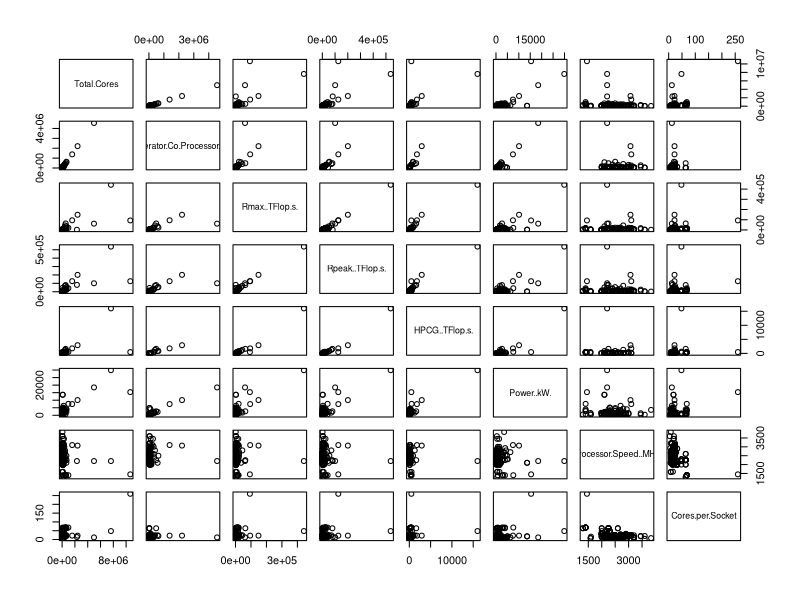
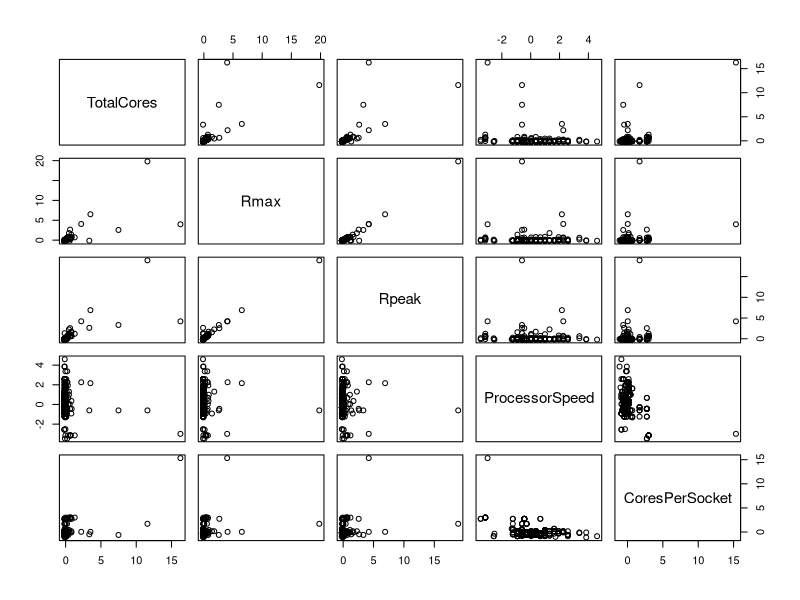
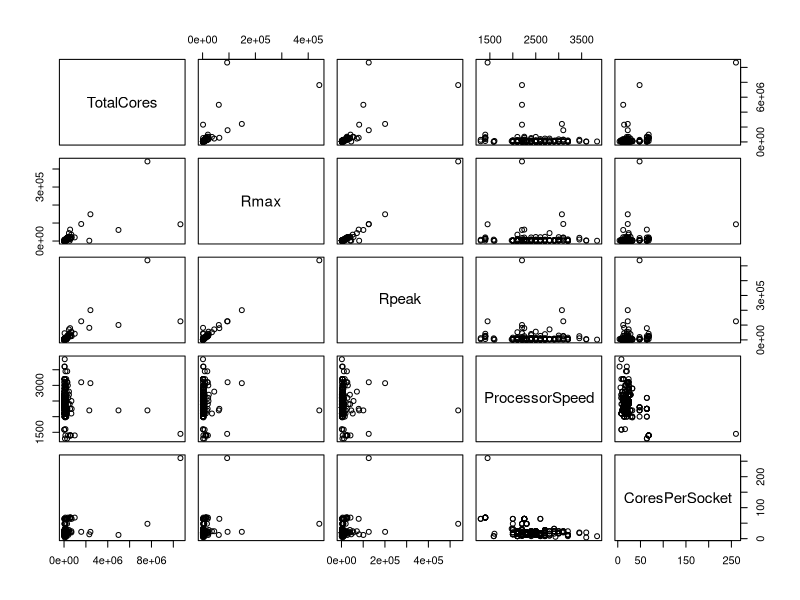
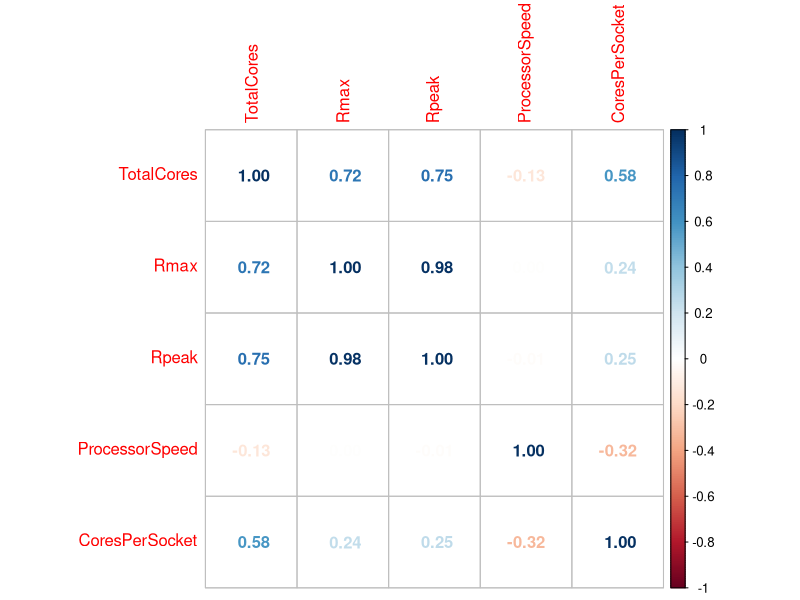
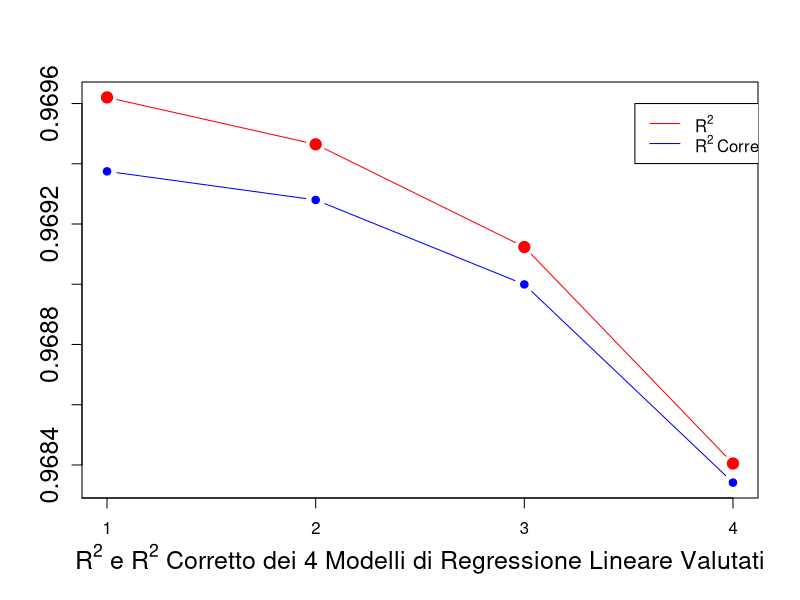
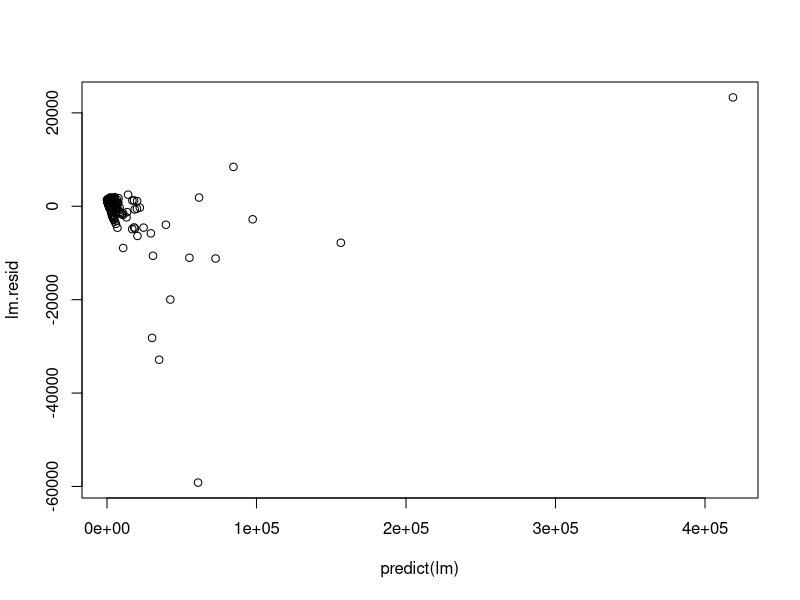
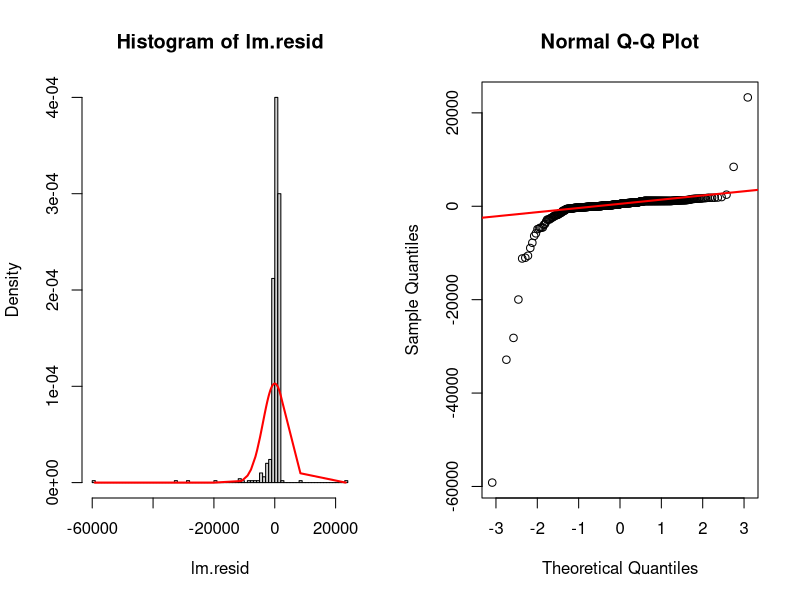
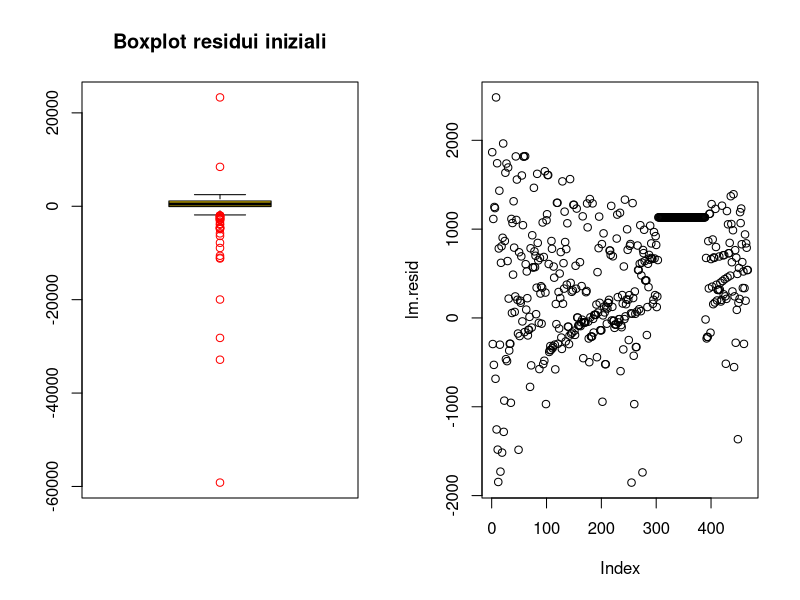

These charts were generated, in order, by the following R code:
# pulizia RStudio
cat("\014")
rm(list = ls())

# importazione librerie da utilizzare
library(corrplot)

# caricamento dei dati dal file csv
data = read.csv('data.csv', header = TRUE, sep = ";")

# rimozione colonne non utilizzate
data$Rank <- NULL
data$Previous.Rank <- NULL
data$First.Appearance <- NULL
data$First.Rank <- NULL
data$Name <- NULL
data$Computer <- NULL
data$Site <- NULL
data$Manufacturer <- NULL
data$Country <- NULL
data$Year <- NULL
data$Segment <- NULL
data$Nmax <- NULL
data$Nhalf <- NULL
data$Power.Source <- NULL
data$Power.Efficiency..GFlops.Watts. <- NULL
data$Architecture <- NULL
data$Processor <- NULL
data$Processor.Technology <- NULL
data$Operating.System <- NULL
data$OS.Family <- NULL
data$Accelerator.Co.Processor <- NULL
data$Processor.Generation <- NULL
data$System.Model <- NULL
data$System.Family <- NULL
data$Interconnect.Family <- NULL
data$Interconnect <- NULL
data$Continent <- NULL
data$Site.ID <- NULL
data$System.ID <- NULL

# stampa sommario struttura iniziale: prime osservazioni
summary(data)
str(data)
plot(data)

# controllo delle colonne per valori mancanti
sum(is.na(data$Total.Cores))
sum(is.na(data$Accelerator.Co.Processor.Cores))
sum(is.na(data$Rmax..TFlop.s.))
sum(is.na(data$Rpeak..TFlop.s.))
sum(is.na(data$HPCG..TFlop.s.))
sum(is.na(data$Power..kW.))
sum(is.na(data$Processor.Speed..MHz.))
sum(is.na(data$Cores.per.Socket))

# notiamo che ci sono un numero non indifferente di NA in alcune colonne,
# eliminiamo tali colonne
data$Accelerator.Co.Processor.Cores <- NULL
data$HPCG..TFlop.s. <- NULL
data$Power..kW. <- NULL

# assegniamo nomi più leggibili alle colonne della tabella
colnames(data) <- c("TotalCores", "Rmax", "Rpeak", "ProcessorSpeed", "CoresPerSocket")

# standardizzazione tabella
st_data = data.frame(scale(data))

# visualizzazione tabella standardizzata
# la standardizzazione non varia il grafico di dispersione
# e non è stata quindi considerata nel seguito dell'analisi
plot(st_data)

# nuova stampa dei dati prima di iniziare l'analisi
summary(data)
str(data)
head(data)
plot(data)
corrplot(cor(data), method = "number")

# costruzione modello di regressione lineare
r = matrix(ncol = 2, nrow = 4)

lm.1<-lm(Rmax~Rpeak+TotalCores+CoresPerSocket+ProcessorSpeed, data = data)
summary(lm.1)
r[1,]= c(summary(lm.1)$r.squared, summary(lm.1)$adj.r.squared)

lm.2<-lm(Rmax~Rpeak+TotalCores+CoresPerSocket, data = data)
summary(lm.2)
r[2,]= c(summary(lm.2)$r.squared, summary(lm.2)$adj.r.squared)

lm.3<-lm(Rmax~Rpeak+TotalCores, data = data)
summary(lm.3)
r[3,]= c(summary(lm.3)$r.squared, summary(lm.3)$adj.r.squared)

lm.4<-lm(Rmax~Rpeak, data = data)
summary(lm.4)
r[4,]= c(summary(lm.4)$r.squared, summary(lm.4)$adj.r.squared)

# traccio il grafico di comparazione degli R^2 e R^2 corretti
ymin = min(r)
ymax = max(r)
r_squared <- expression(R^2)
r_squared_adj <- expression(R^2 ~ Corretto)
xl <- expression(R^2 ~ e ~ R^2 ~ Corretto ~ dei ~ 4 ~ Modelli ~ di ~ Regressione ~ Lineare ~ Valutati)
plot(r[,1], pch = 19, type = "b", col = "red", xaxt="n", ylab = "", ylim = c(ymin,ymax), xlab = xl, cex = 1.5, cex.axis = 1.5, cex.lab = 1.5)
axis(1 , at = 0:4, labels = 0:4)
lines(r[,2], pch = 19, type = "b", col = "blue")
legend(3.53, 0.9696, legend=c(r_squared, r_squared_adj), col=c("red", "blue"), lty=1:1)

# modello di regressione lineare
lm = lm.3
summary(lm)

# analisi dei residui del modello di regressione lineare
lm.resid = residuals(lm)
plot(predict(lm), lm.resid)
par(mfrow=c(1, 2))
hist(lm.resid, 100, freq = FALSE)
lines(sort(lm.resid), dnorm(sort(lm.resid), mean(lm.resid), sd(lm.resid)), col="red", lwd=2)
qqnorm(lm.resid)
qqline(lm.resid, col="red", lwd=2)
skewness = mean(((lm.resid - mean(lm.resid)) / sd(lm.resid))^3)
skewness
kurtosi = mean(((lm.resid - mean(lm.resid)) / sd(lm.resid))^4) - 3
kurtosi
shapiro.test(lm.resid)

# approfondimento analisi dei residui: calcolo della correlazione tra i
# fattori di ingresso e tra i fattori di ingresso e i residui
cor(data$Rpeak, data$TotalCores)
cor(data$Rpeak, lm.resid)
cor(data$TotalCores, lm.resid)

# approfondimento analisi dei residui: valutazione modello di regressione
# lineare con tutti i fattori
lm.1.resid = residuals(lm.1)
shapiro.test(lm.1.resid)

# approfondimento analisi dei residui: valutazione modello di regressione
# lineare semplice
lm.4.resid = residuals(lm.4)
shapiro.test(lm.4.resid)

# approfondimento analisi dei residui: rimozione residui relativi agli outliers
boxplot(lm.resid, main="Boxplot residui iniziali", col=(c("gold","darkgreen")), outcol="red")
Residuals_outliers <- boxplot(lm.resid, plot=FALSE)$out
Residuals_outliers <- rev(sort(Residuals_outliers))
Residuals_outliers
lm.resid<-lm.resid[-which(lm.resid %in% Residuals_outliers[1:length(Residuals_outliers)])]

# plot residui: non ho usato predict(lm) dato che avendo eliminato alcuni dei
# residui ora ho dimensioni differenti
plot(lm.resid)

# visualizziamo nuovamente i grafici relativi ai residui per vedere se la loro
# distribuzione sia migliorata o meno
par(mfrow=c(1, 2))
hist(lm.resid, 100, freq = FALSE)
lines(sort(lm.resid), dnorm(sort(lm.resid), mean(lm.resid), sd(lm.resid)), col="red", lwd=2)
qqnorm(lm.resid)
qqline(lm.resid, col="red", lwd=2)
skewness = mean(((lm.resid - mean(lm.resid)) / sd(lm.resid))^3)
skewness
kurtosi = mean(((lm.resid - mean(lm.resid)) / sd(lm.resid))^4) - 3
kurtosi
shapiro.test(lm.resid)

# approfondimento analisi dei residui: rimozione dei residui che causano la
# deviazione dal un modello Gaussiano
lm.resid.ord = sort(lm.resid)
lm.resid<-lm.resid[-which(lm.resid %in% lm.resid.ord[1:10])]
lm.resid<-lm.resid[-which(lm.resid %in% lm.resid.ord[400:467])]
boxplot(lm.resid, main="Boxplot residui dopo la rimozione degli outliers", col=(c("gold","darkgreen")), outcol="red")

# plot residui: non ho usato predict(lm) dato che avendo eliminato alcuni dei
# residui ora ho dimensioni differenti
plot(lm.resid)

# visualizziamo nuovamente i grafici relativi ai residui per vedere se la loro
# distribuzione sia migliorata o meno
par(mfrow=c(1, 2))
hist(lm.resid, 100, freq = FALSE)
lines(sort(lm.resid), dnorm(sort(lm.resid), mean(lm.resid), sd(lm.resid)), col="red", lwd=2)
lines(density(lm.resid), col="blue", lwd=2)
qqnorm(lm.resid)
qqline(lm.resid, col="red", lwd=2)
skewness = mean(((lm.resid - mean(lm.resid)) / sd(lm.resid))^3)
skewness
kurtosi = mean(((lm.resid - mean(lm.resid)) / sd(lm.resid))^4) - 3
kurtosi
shapiro.test(lm.resid)

# costruzione modello regressione esponenziale
lm.2<-lm(log(Rmax)~log(TotalCores)+log(Rpeak)+log(ProcessorSpeed)+log(CoresPerSocket), data = data)
summary(lm.2)
lm.2.resid = residuals(lm.2)
plot(predict(lm.2), lm.2.resid)
hist(lm.2.resid, 100, freq = FALSE)
lines(sort(lm.2.resid), dnorm(sort(lm.2.resid), mean(lm.2.resid), sd(lm.2.resid)), col="red")
qqnorm(lm.2.resid)
qqline(lm.2.resid, col="red")
shapiro.test(lm.2.resid)
